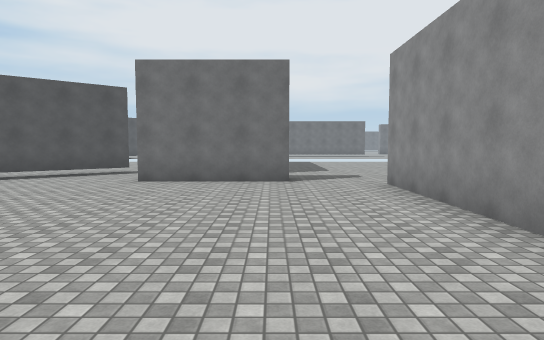
View 1 (above)

22 first-person views from a walk through a scene from a Unity 3-D project. The camera is 1.5 m above the floor, tilts 4° down and sees 75° across. The floor is counted in squares, 2 m on a side. Each view is taken from the middle of a square. On the plan, view 1 faces up. The plan holds only what a view shows up to about 11 squares ahead; the rest is blank. The place goes on beyond the plan. Surface patterns are stand-ins for the level's own textures.

View 2
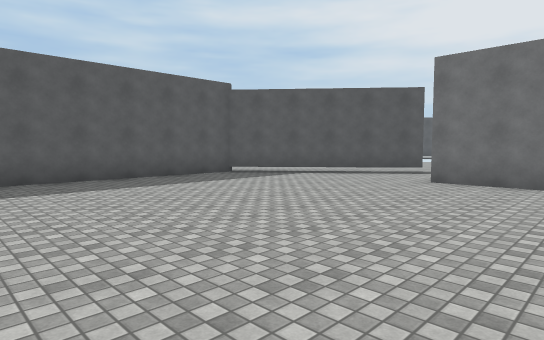

View 3
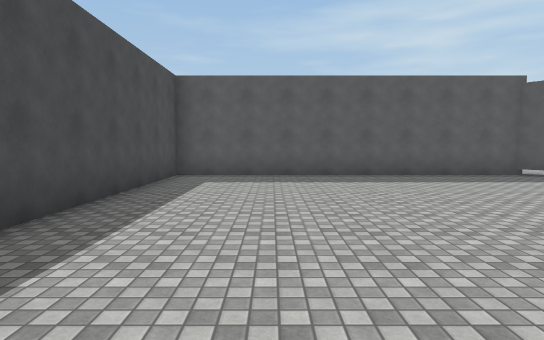

View 4
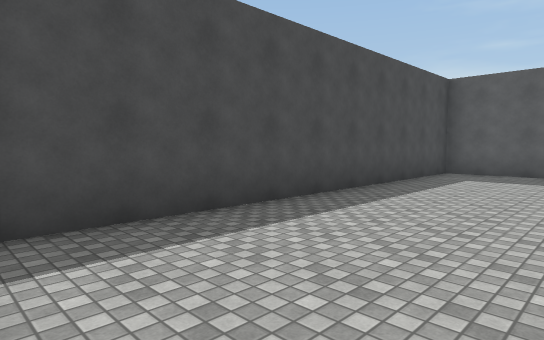

View 5
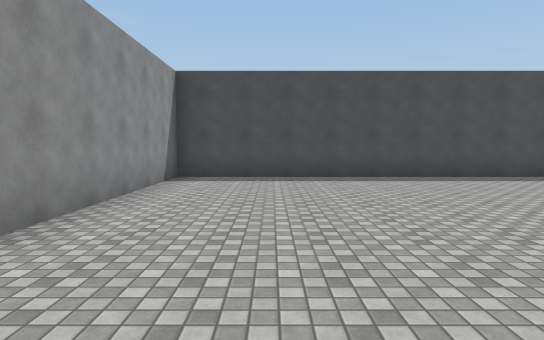

View 6
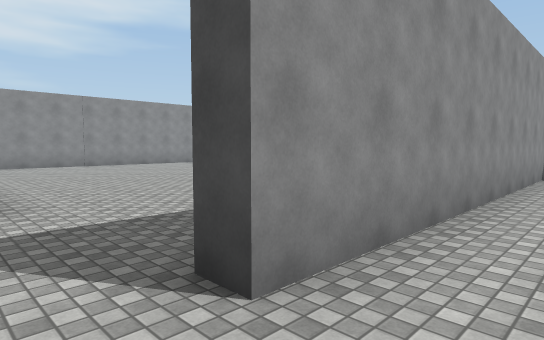

View 7
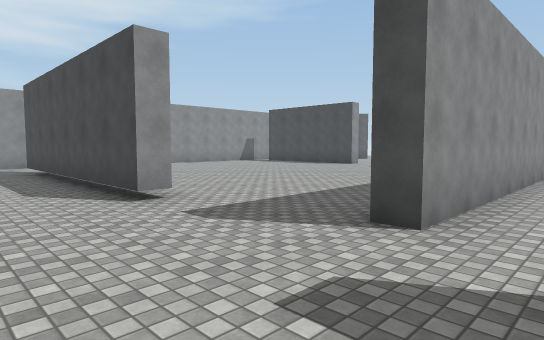

View 8
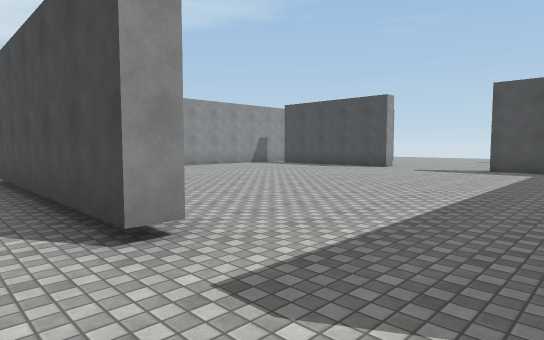

View 9
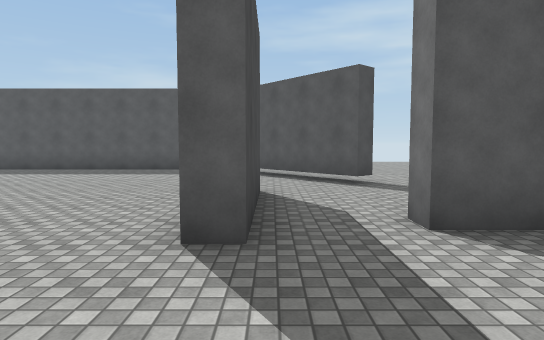

View 10
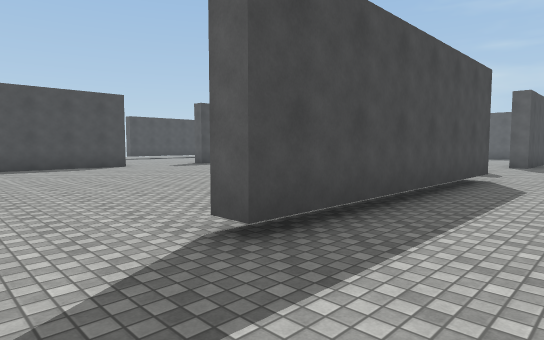

View 11
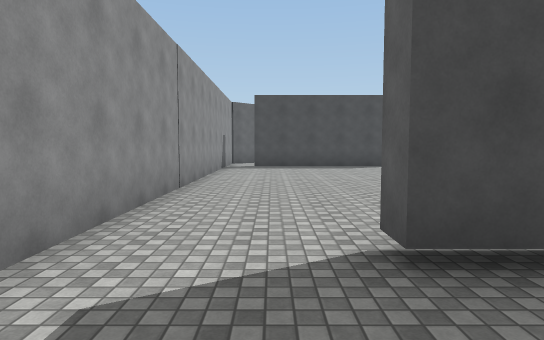

View 12
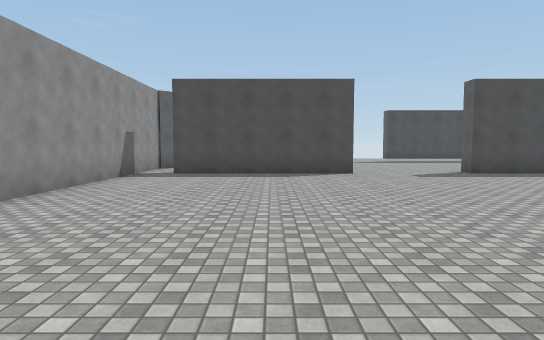

View 13
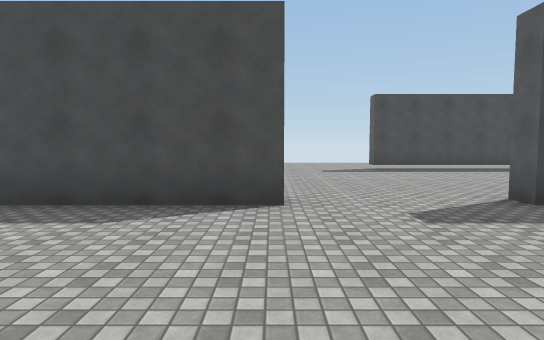

View 14
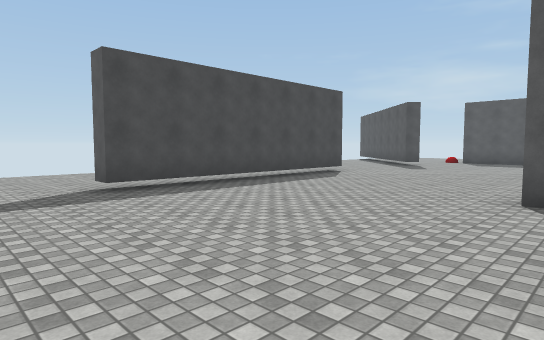

View 15
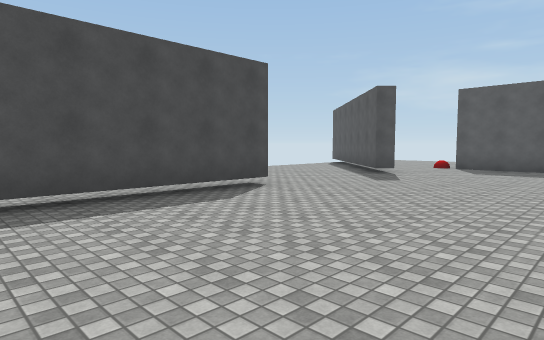

View 16
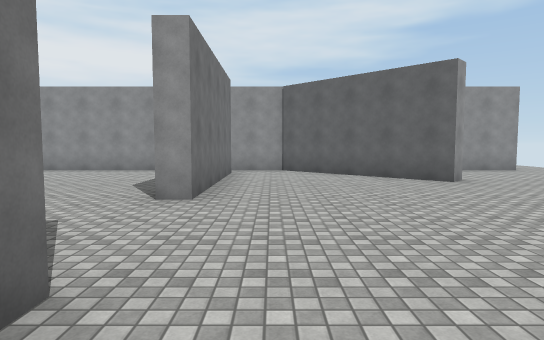

View 17
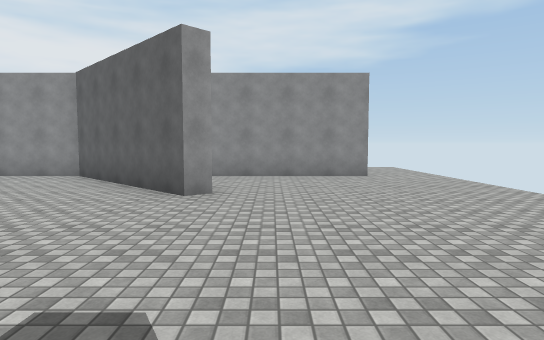

View 18
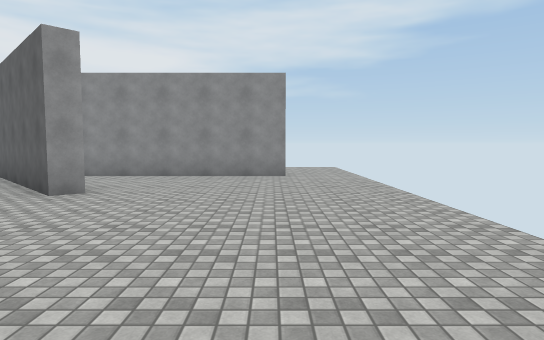

View 19
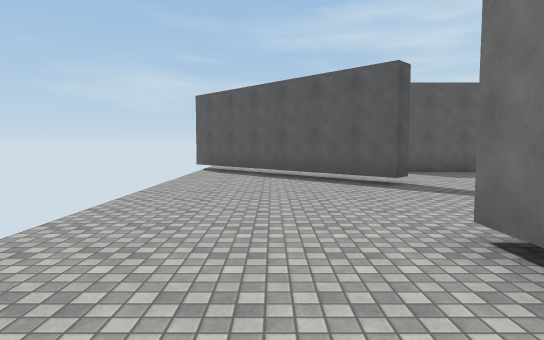

View 20
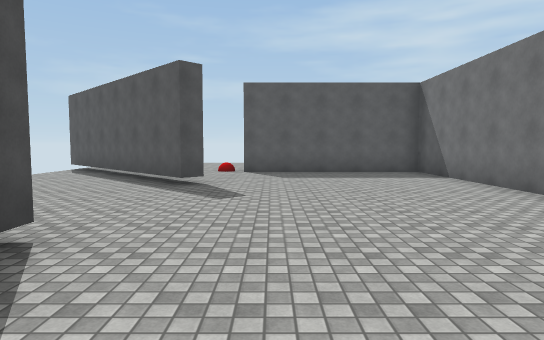

View 21
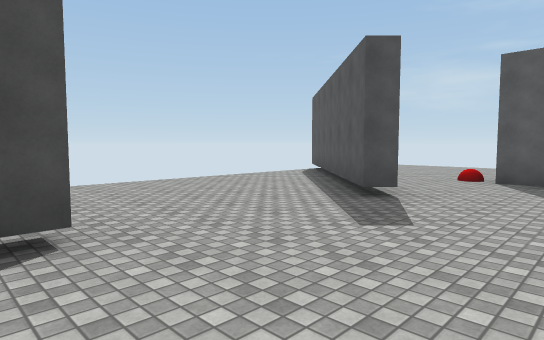

View 22
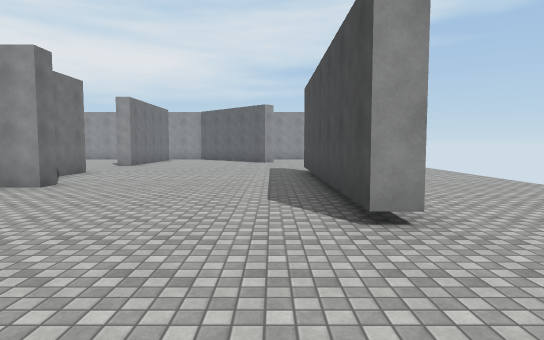

### Floor plan
Key: @ floor where view 1 was taken; # wall or solid block; . floor; T thing the floor can be seen under or through.
Columns run from 11 left of view 1 to 17 right of it. Each row starts with its distance up from view 1.
 12    ..
 11    .....    ...
 10     ...T...#.....    .....
  9     ..TT..................
  8   ...TT..###.....#######..#
  7   .## ....................#
  6    #..........#...........#
  5    #..........#...........#
  4    #..........#...........#
  3    #..........#...........#
  2    #..........#...........#
  1    #..........#...........#
  0    #.......@..#...........#
 -1    #..........#...........#
 -2    #..........#...........#
 -3    ##############...#####.#
 -4    #......................#
 -5    #.....................##
 -6    #....................###
 -7    #...................##.#
 -8  ......................#..#
 -9 ......T....TTTTTT.........#
-10 .....TT...................#
-11  ...TT....................#
-12   .TT........................
-13   ##........ ................

Where each view was taken, in squares from view 1:
view 1: 0 up, 0 right, facing up
view 2: 0 up, 0 right, facing up-left
view 3: 0 up, 1 right, facing left
view 4: 1 up, 2 right, facing down-left
view 5: 6 up, 0 right, facing down
view 6: 8 up, 1 right, facing down-right
view 7: 10 up, 1 right, facing down-right
view 8: 9 up, 3 right, facing down-right
view 9: 8 up, 3 right, facing left
view 10: 10 up, 14 right, facing down-left
view 11: 10 up, 13 right, facing down
view 12: 7 up, 11 right, facing down
view 13: 2 up, 9 right, facing down
view 14: 3 down, 8 right, facing down-left
view 15: 4 down, 4 right, facing down-left
view 16: 4 down, 4 right, facing right
view 17: 9 down, 6 right, facing right
view 18: 11 down, 6 right, facing right
view 19: 11 down, 2 right, facing left
view 20: 7 down, 2 right, facing left
view 21: 6 down, 0 right, facing down-left
view 22: 8 down, 4 left, facing right
